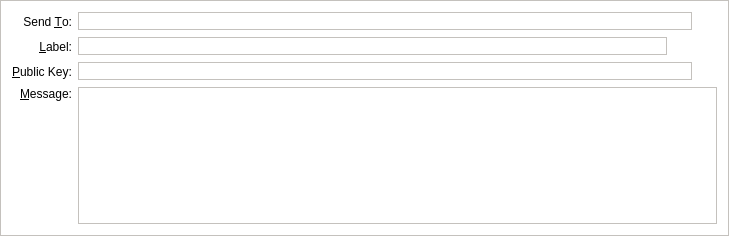
<?xml version="1.0" encoding="UTF-8"?>
<ui version="4.0">
 <class>SendMessagesEntry</class>
 <widget class="QFrame" name="SendMessagesEntry">
  <property name="geometry">
   <rect>
    <x>0</x>
    <y>0</y>
    <width>729</width>
    <height>236</height>
   </rect>
  </property>
  <property name="windowTitle">
   <string>Form</string>
  </property>
  <property name="styleSheet">
   <string notr="true">background-color: rgb(255, 255, 255);
border: 1px solid #c4c1bd;</string>
  </property>
  <property name="frameShape">
   <enum>QFrame::StyledPanel</enum>
  </property>
  <property name="frameShadow">
   <enum>QFrame::Sunken</enum>
  </property>
  <layout class="QGridLayout" name="gridLayout">
   <item row="0" column="0">
    <widget class="QLabel" name="label_2">
     <property name="styleSheet">
      <string notr="true">border: 0;</string>
     </property>
     <property name="text">
      <string>Send &amp;To:</string>
     </property>
     <property name="alignment">
      <set>Qt::AlignRight|Qt::AlignTrailing|Qt::AlignVCenter</set>
     </property>
     <property name="buddy">
      <cstring>sendTo</cstring>
     </property>
    </widget>
   </item>
   <item row="0" column="1">
    <layout class="QHBoxLayout" name="sendToLayout">
     <item>
      <widget class="QValidatedLineEdit" name="sendTo">
       <property name="toolTip">
        <string>The address to send the payment to  (e.g. Madcoin_Address_Here_QsAqFckyf9pRHN)</string>
       </property>
       <property name="styleSheet">
        <string notr="true">border: 1px solid #c4c1bd;</string>
       </property>
       <property name="maxLength">
        <number>34</number>
       </property>
      </widget>
     </item>
     <item>
      <widget class="QToolButton" name="pasteButton">
       <property name="toolTip">
        <string>Paste address from clipboard</string>
       </property>
       <property name="styleSheet">
        <string notr="true">border: 0;</string>
       </property>
       <property name="text">
        <string/>
       </property>
       <property name="icon">
        <iconset resource="../bitcoin.qrc">
         <normaloff>:/icons/editpaste</normaloff>:/icons/editpaste</iconset>
       </property>
       <property name="shortcut">
        <string>Alt+P</string>
       </property>
      </widget>
     </item>
    </layout>
   </item>
   <item row="1" column="0">
    <widget class="QLabel" name="label_4">
     <property name="styleSheet">
      <string notr="true">border: 0;</string>
     </property>
     <property name="text">
      <string>&amp;Label:</string>
     </property>
     <property name="alignment">
      <set>Qt::AlignRight|Qt::AlignTrailing|Qt::AlignVCenter</set>
     </property>
     <property name="buddy">
      <cstring>addAsLabel</cstring>
     </property>
    </widget>
   </item>
   <item row="1" column="1">
    <layout class="QHBoxLayout" name="horizontalLayout_5">
     <item>
      <widget class="QValidatedLineEdit" name="addAsLabel">
       <property name="enabled">
        <bool>true</bool>
       </property>
       <property name="toolTip">
        <string>Enter a label for this address to add it to your address book</string>
       </property>
       <property name="styleSheet">
        <string notr="true">border: 1px solid #c4c1bd;</string>
       </property>
      </widget>
     </item>
     <item>
      <widget class="QToolButton" name="addressBookButton">
       <property name="toolTip">
        <string>Choose address from address book</string>
       </property>
       <property name="styleSheet">
        <string notr="true">border: 0;</string>
       </property>
       <property name="text">
        <string/>
       </property>
       <property name="icon">
        <iconset resource="../bitcoin.qrc">
         <normaloff>:/icons/address-book</normaloff>:/icons/address-book</iconset>
       </property>
       <property name="shortcut">
        <string>Alt+A</string>
       </property>
      </widget>
     </item>
     <item>
      <widget class="QToolButton" name="deleteButton">
       <property name="toolTip">
        <string>Remove this recipient</string>
       </property>
       <property name="styleSheet">
        <string notr="true">border: 0;</string>
       </property>
       <property name="text">
        <string/>
       </property>
       <property name="icon">
        <iconset resource="../bitcoin.qrc">
         <normaloff>:/icons/remove</normaloff>:/icons/remove</iconset>
       </property>
      </widget>
     </item>
    </layout>
   </item>
   <item row="2" column="0">
    <widget class="QLabel" name="publicKeyLabel">
     <property name="styleSheet">
      <string notr="true">border: 0;</string>
     </property>
     <property name="text">
      <string>&amp;Public Key:</string>
     </property>
     <property name="buddy">
      <cstring>publicKey</cstring>
     </property>
    </widget>
   </item>
   <item row="2" column="1">
    <layout class="QHBoxLayout" name="horizontalLayout_6">
     <item>
      <widget class="QValidatedLineEdit" name="publicKey">
       <property name="styleSheet">
        <string notr="true">border: 1px solid #c4c1bd;</string>
       </property>
      </widget>
     </item>
     <item>
      <widget class="QToolButton" name="PubkeyPasteButton">
       <property name="toolTip">
        <string>Paste address from clipboard</string>
       </property>
       <property name="styleSheet">
        <string notr="true">border: 0;</string>
       </property>
       <property name="text">
        <string/>
       </property>
       <property name="icon">
        <iconset resource="../bitcoin.qrc">
         <normaloff>:/icons/editpaste</normaloff>:/icons/editpaste</iconset>
       </property>
       <property name="shortcut">
        <string>Alt+P</string>
       </property>
      </widget>
     </item>
    </layout>
   </item>
   <item row="3" column="0">
    <widget class="QLabel" name="messageLabel">
     <property name="styleSheet">
      <string notr="true">border: 0;</string>
     </property>
     <property name="text">
      <string>&amp;Message:</string>
     </property>
     <property name="alignment">
      <set>Qt::AlignRight|Qt::AlignTop|Qt::AlignTrailing</set>
     </property>
     <property name="buddy">
      <cstring>messageText</cstring>
     </property>
    </widget>
   </item>
   <item row="3" column="1">
    <widget class="QValidatedTextEdit" name="messageText">
     <property name="mouseTracking">
      <bool>true</bool>
     </property>
     <property name="focusPolicy">
      <enum>Qt::WheelFocus</enum>
     </property>
     <property name="styleSheet">
      <string notr="true">border: 1px solid #c4c1bd;</string>
     </property>
     <property name="tabChangesFocus">
      <bool>false</bool>
     </property>
    </widget>
   </item>
  </layout>
 </widget>
 <customwidgets>
  <customwidget>
   <class>QValidatedLineEdit</class>
   <extends>QLineEdit</extends>
   <header>qvalidatedlineedit.h</header>
  </customwidget>
  <customwidget>
   <class>QValidatedTextEdit</class>
   <extends>QPlainTextEdit</extends>
   <header>qvalidatedtextedit.h</header>
  </customwidget>
 </customwidgets>
 <resources>
  <include location="../bitcoin.qrc"/>
 </resources>
 <connections/>
</ui>
